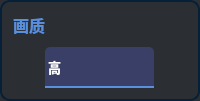
                        <widget class="QFrame" name="frame_anifont_10">
                         <property name="sizePolicy">
                          <sizepolicy hsizetype="Preferred" vsizetype="Expanding">
                           <horstretch>0</horstretch>
                           <verstretch>0</verstretch>
                          </sizepolicy>
                         </property>
                         <property name="minimumSize">
                          <size>
                           <width>0</width>
                           <height>101</height>
                          </size>
                         </property>
                         <property name="styleSheet">
                          <string notr="true">QFrame{
 border:2px solid;
	border-color: rgb(5, 32, 56);
	background-color: rgb(43, 47, 51);
border-radius:10px;
}
QComboBox QAbstractItemView{
outline: 0px solid gray;            
/*border:1px solid #eeeeee;*/            
color:rgb(145,151,163);
selection-color:white;
font-size:14px;
font-family:Microsoft YaHei UI;            
background-color:rgb(18,26,39);
selection-background-color:rgb(33,41,54);
border-top-radius:0px;
border-bottom-radius:10px;
}</string>
                         </property>
                         <property name="frameShape">
                          <enum>QFrame::StyledPanel</enum>
                         </property>
                         <property name="frameShadow">
                          <enum>QFrame::Raised</enum>
                         </property>
                         <layout class="QVBoxLayout" name="verticalLayout_21">
                          <item>
                           <widget class="QLabel" name="label_anifont_11">
                            <property name="sizePolicy">
                             <sizepolicy hsizetype="Fixed" vsizetype="Fixed">
                              <horstretch>0</horstretch>
                              <verstretch>0</verstretch>
                             </sizepolicy>
                            </property>
                            <property name="font">
                             <font>
                              <family>Microsoft YaHei UI</family>
                              <pointsize>12</pointsize>
                              <weight>75</weight>
                              <bold>true</bold>
                             </font>
                            </property>
                            <property name="styleSheet">
                             <string notr="true">QLabel{
border:none;
color:#598FDC;
}</string>
                            </property>
                            <property name="text">
                             <string>画质</string>
                            </property>
                           </widget>
                          </item>
                          <item alignment="Qt::AlignBottom">
                           <widget class="QFrame" name="frame_selectanifont_11">
                            <property name="minimumSize">
                             <size>
                              <width>0</width>
                              <height>0</height>
                             </size>
                            </property>
                            <property name="styleSheet">
                             <string notr="true">QFrame{border:none;
}</string>
                            </property>
                            <property name="frameShape">
                             <enum>QFrame::StyledPanel</enum>
                            </property>
                            <property name="frameShadow">
                             <enum>QFrame::Raised</enum>
                            </property>
                            <property name="lineWidth">
                             <number>0</number>
                            </property>
                            <layout class="QHBoxLayout" name="horizontalLayout_28">
                             <property name="spacing">
                              <number>0</number>
                             </property>
                             <property name="leftMargin">
                              <number>0</number>
                             </property>
                             <property name="topMargin">
                              <number>0</number>
                             </property>
                             <property name="rightMargin">
                              <number>0</number>
                             </property>
                             <property name="bottomMargin">
                              <number>0</number>
                             </property>
                             <item>
                              <widget class="QComboBox" name="comboBox_nodeshape_2">
                               <property name="enabled">
                                <bool>true</bool>
                               </property>
                               <property name="sizePolicy">
                                <sizepolicy hsizetype="Fixed" vsizetype="Fixed">
                                 <horstretch>0</horstretch>
                                 <verstretch>0</verstretch>
                                </sizepolicy>
                               </property>
                               <property name="minimumSize">
                                <size>
                                 <width>109</width>
                                 <height>41</height>
                                </size>
                               </property>
                               <property name="font">
                                <font>
                                 <family>Microsoft YaHei UI</family>
                                 <pointsize>10</pointsize>
                                 <weight>75</weight>
                                 <italic>false</italic>
                                 <bold>true</bold>
                                </font>
                               </property>
                               <property name="mouseTracking">
                                <bool>false</bool>
                               </property>
                               <property name="tabletTracking">
                                <bool>false</bool>
                               </property>
                               <property name="styleSheet">
                                <string notr="true">
QComboBox {
    border: 0px solid;
	border-bottom: 2px solid;
	border-color: #598FDC;
    border-top-left-radius: 5px;
	border-top-right-radius: 5px;
    padding: 1px 10px 1px 3px;
    min-width: 6em;
	background-color: rgb(57, 63, 103);
	
	color: rgb(255, 255, 255);
	
}

QComboBox:on { /* shift the text when the popup opens */
    padding-top: 3px;
    padding-left: 4px;
}
QComboBox::drop-down {
    /*subcontrol-origin: padding;*/
    subcontrol-position: top right;
    width: 40px;
	height: 39px;
	border: 0px solid;
	
    border-radius: 5px; /* same radius as the QComboBox */
}
QComboBox::drop-down:pressed,QComboBox::drop-down:hover {
	background-color: rgb(38, 43, 85);
}

QComboBox::down-arrow {
	
	image: url(:/图标/下拉选择.png);
width: 100px;
height:25px;
	
}
QComboBox::down-arrow:on { /* shift the arrow when popup is open */
    top: 1px;
    left: 1px;
}
QComboBox::drop-down:editable:on {
    background: qlineargradient(x1: 0, y1: 0, x2: 0, y2: 1,
                                stop: 0 #D3D3D3, stop: 0.4 #D8D8D8,
                                stop: 0.5 #DDDDDD, stop: 1.0 #E1E1E1);
}
QComboBox QAbstractItemView{
outline: 0px solid gray;            
border:0px solid #eeeeee;            
color:rgb(145,151,163);
selection-color:white;
font-size:14px;
font-family:Microsoft YaHei UI;            
background-color:rgb(18,26,39);
selection-background-color:rgb(33,41,54);
}</string>
                               </property>
                               <property name="editable">
                                <bool>false</bool>
                               </property>
                               <property name="currentIndex">
                                <number>0</number>
                               </property>
                               <property name="iconSize">
                                <size>
                                 <width>9</width>
                                 <height>9</height>
                                </size>
                               </property>
                               <item>
                                <property name="text">
                                 <string>高</string>
                                </property>
                               </item>
                               <item>
                                <property name="text">
                                 <string>中</string>
                                </property>
                               </item>
                               <item>
                                <property name="text">
                                 <string>低</string>
                                </property>
                               </item>
                              </widget>
                             </item>
                            </layout>
                           </widget>
                          </item>
                         </layout>
                        </widget>
